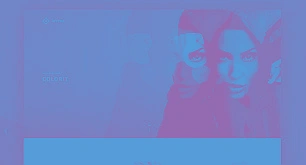
#> input picture portfolio/src/assets/Images/inspiration.webp, 306 x 165 px, found by its file name
$ python apply_effect.py
#> lines starting #> are read from the running program, lines starting #| are printed output that depends on the picture
from PIL import Image, ImageEnhance
import numpy as np

# Process the current inspiration image
input_path = 'C:\\Users\\CHIJI\\Desktop\\Chiji-Portfolio\\portfolio\\src\\assets\\Images\\inspiration.webp'
output_path = 'C:\\Users\\CHIJI\\Desktop\\Chiji-Portfolio\\portfolio\\src\\assets\\Images\\inspiration.webp'

try:
    img = Image.open(input_path)
#> img is the input picture: PIL image 306x165 RGB; mean R, G, B 113.9, 133.1, 199
    print(f"Original size: {img.size}")
#| Original size: (306, 165)

    img = img.convert('RGB')

    # Enhance contrast
    contrast = ImageEnhance.Contrast(img)
    img = contrast.enhance(1.5)
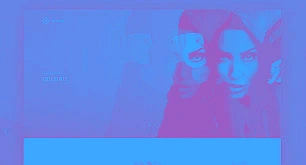
#> img: PIL image 306x165 RGB; mean R, G, B 103, 131.8, 230.4

    # Enhance brightness
    brightness = ImageEnhance.Brightness(img)
    img = brightness.enhance(1.1)
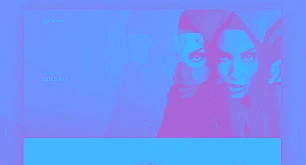
#> img: PIL image 306x165 RGB; mean R, G, B 112.9, 144.5, 247.5

    # Enhance sharpness
    sharp = ImageEnhance.Sharpness(img)
    img = sharp.enhance(1.4)

    # Convert to grayscale for luminance
    gray = img.convert('L')
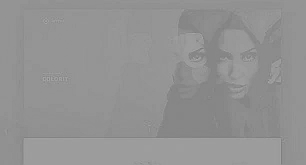
#> gray: PIL image 306x165 L; min 119, max 170, mean 146.6
    gray_arr = np.array(gray, dtype=np.float32) / 255.0

    # Duotone colors (magenta to cyan)
    dark_color = np.array([220, 50, 130], dtype=np.float32)
    light_color = np.array([30, 200, 255], dtype=np.float32)

    # Create duotone effect
    result = np.zeros((*gray_arr.shape, 3), dtype=np.uint8)
    for i in range(3):
        result[:, :, i] = (
            dark_color[i] * (1 - gray_arr) +
            light_color[i] * gray_arr
        ).astype(np.uint8)
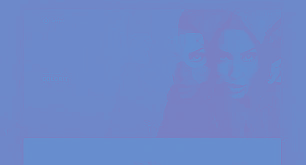
#> result: shape (165, 306, 3); mean of channels 0, 1, 2 110.1, 135.8, 201.5; drawn as R, G, B

    result_img = Image.fromarray(result)

    # Final sharpness
    sharp = ImageEnhance.Sharpness(result_img)
    result_img = sharp.enhance(1.2)

    # Save back to same file
    result_img.save(output_path, 'WEBP', quality=95)
    print(f"✓ Successfully replaced {output_path} with duotone effect!")

except Exception as e:
    print(f"Error: {e}")
    import traceback
    traceback.print_exc()
